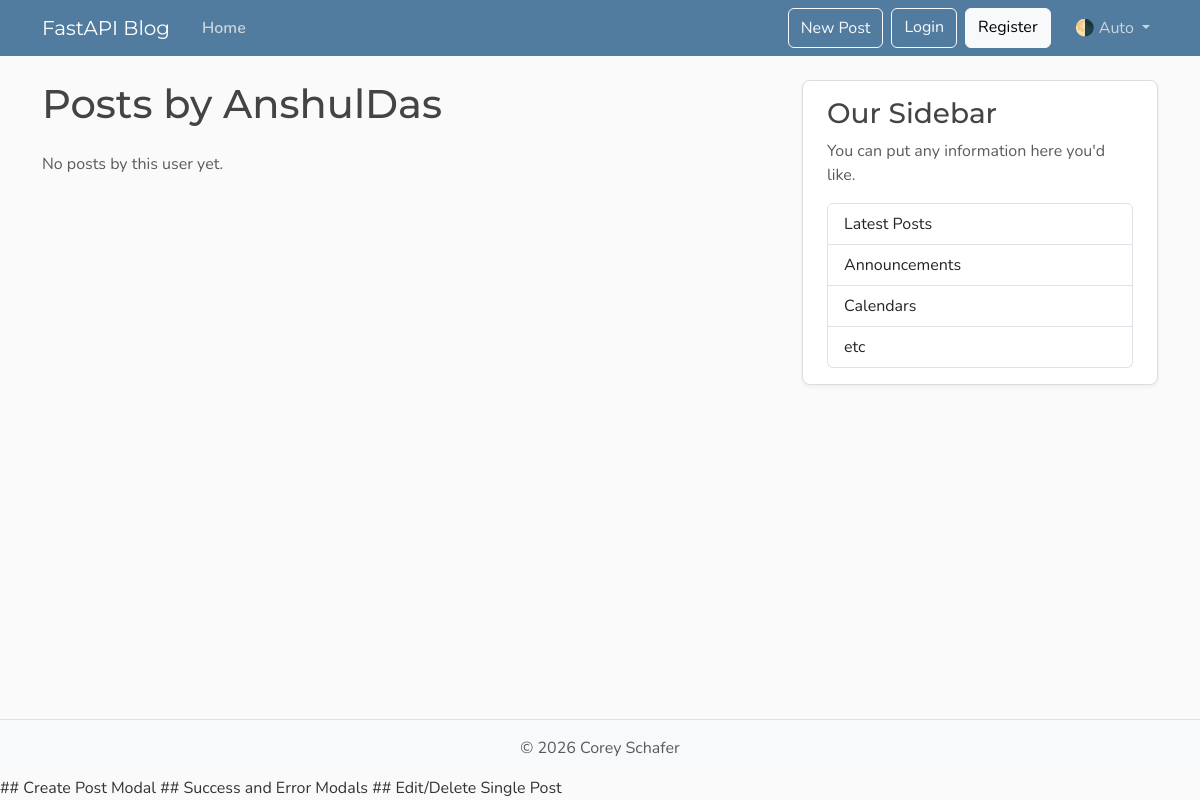
Before: /users/1/posts with the older database file.
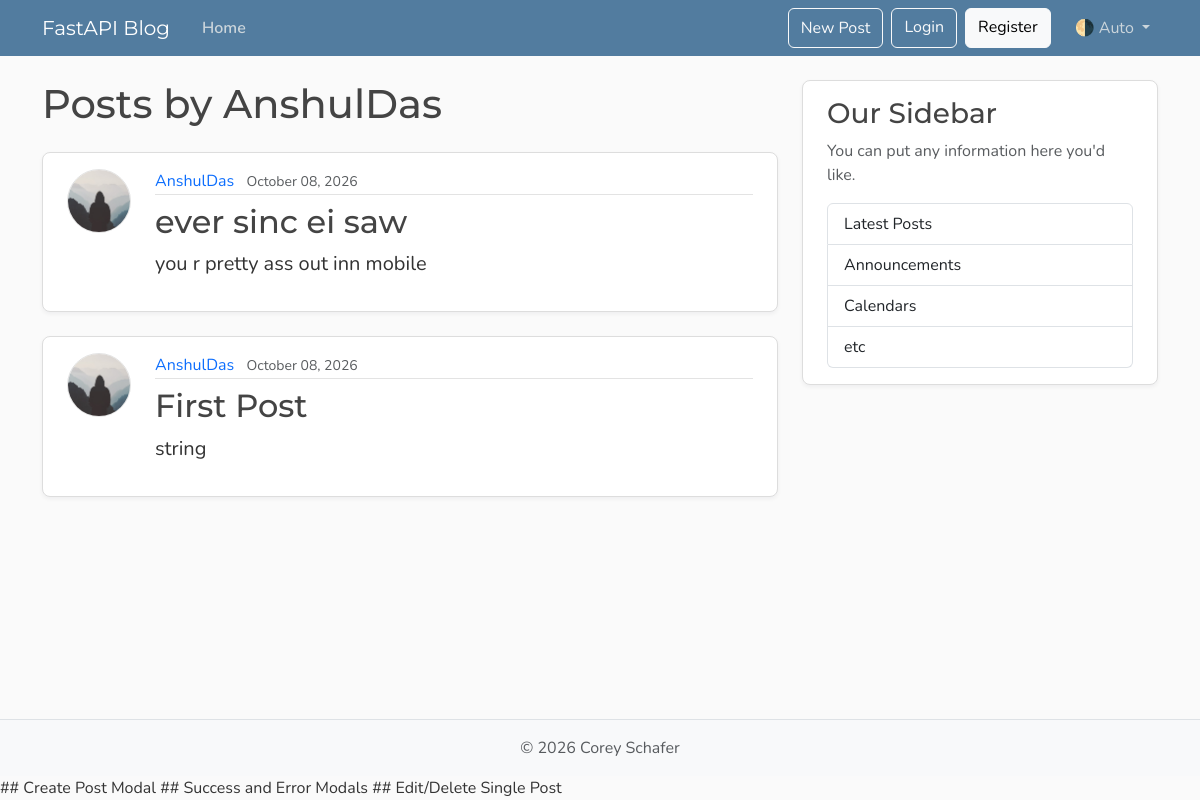
After: the same page with the newer database file.
### models.py (models this page shows, shortened)
class Post(Base):
    __tablename__ = "posts"
    id: Mapped[int] = mapped_column(Integer, primary_key=True, index=True)
    title: Mapped[str] = mapped_column(String(100), nullable=False)
    content: Mapped[str] = mapped_column(Text, nullable=False)
    user_id: Mapped[int] = mapped_column(
        ForeignKey("users.id"),
        nullable=False,
        index=True,
    )
    date_posted: Mapped[datetime] = mapped_column(
        DateTime(timezone=True),
        default=lambda: datetime.now(UTC),
    )
    author: Mapped[User] = relationship(back_populates="posts")

class User(Base):
    __tablename__ = "users"
    id: Mapped[int] = mapped_column(Integer, primary_key=True, index=True)
    username: Mapped[str] = mapped_column(String(50), unique=True, nullable=False)
    email: Mapped[str] = mapped_column(String(120), unique=True, nullable=False)
    image_file: Mapped[str | None] = mapped_column(
        String(200),
        nullable=True,
        default=None,
    )
    posts: Mapped[list[Post]] = relationship(
        back_populates="author",
        cascade="all, delete-orphan",
    )

### main.py (the view)
@app.get("/users/{user_id}/posts", include_in_schema=False, name="user_posts")
async def user_posts_page(
    request: Request,
    user_id: int,
    db: Annotated[AsyncSession, Depends(get_db)],
):
    result = await db.execute(select(models.User).where(models.User.id == user_id))
    user = result.scalars().first()
    if not user:
        raise HTTPException(
            status_code=status.HTTP_404_NOT_FOUND,
            detail="User not found",
        )
    result = await db.execute(
        select(models.Post)
        .options(selectinload(models.Post.author))
        .where(models.Post.user_id == user_id)
        .order_by(models.Post.date_posted.desc()),
    )
    posts = result.scalars().all()
    return templates.TemplateResponse(
        request,
        "user_posts.html",
        {"posts": posts, "user": user, "title": f"{user.username}'s Posts"},
    )

### templates/user_posts.html
{% extends "layout.html" %}
{% block content %}
  <h1 class="mb-4">Posts by {{ user.username }}</h1>
  {% for post in posts %}
    <article class="content-section py-3 px-4 mb-4">
      <div class="d-flex align-items-start gap-4">
        <img class="rounded-circle article-img flex-shrink-0"
             src="{{ post.author.image_path }}"
             alt="{{ post.author.username }}'s profile picture"
             width="64"
             height="64"
             loading="lazy">
        <div class="flex-grow-1">
          <div class="article-metadata mb-2">
            <a class="me-2"
               href="{{ url_for('user_posts', user_id=post.author.id) }}">{{ post.author.username }}</a>
            <small class="text-body-secondary">{{ post.date_posted.strftime("%B %d, %Y") }}</small>
          </div>
          <h2>
            <a class="article-title"
               href="{{ url_for('post_page', post_id=post.id) }}">{{ post.title }}</a>
          </h2>
          <p class="article-content">{{ post.content }}</p>
        </div>
      </div>
    </article>
  {% else %}
    <p class="text-body-secondary">No posts by this user yet.</p>
  {% endfor %}
{% endblock content %}

Changed rows visible on the page:
added Post: author.username "AnshulDas", date_posted "October 08, 2026", title "ever sinc ei saw", content "you r pretty ass out inn mobile"
added Post: author.username "AnshulDas", date_posted "October 08, 2026", title "First Post", content "string"
Other visible differences:
text no longer shown: "No posts by this user yet."
